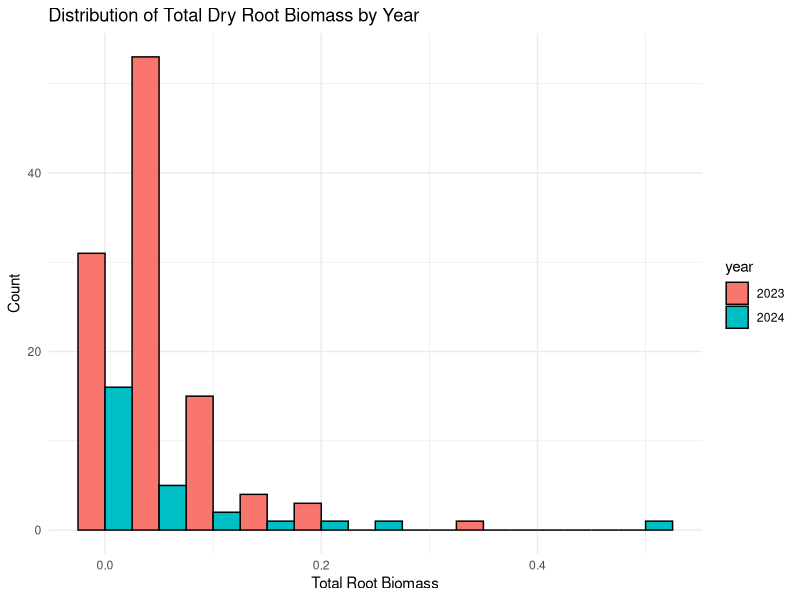
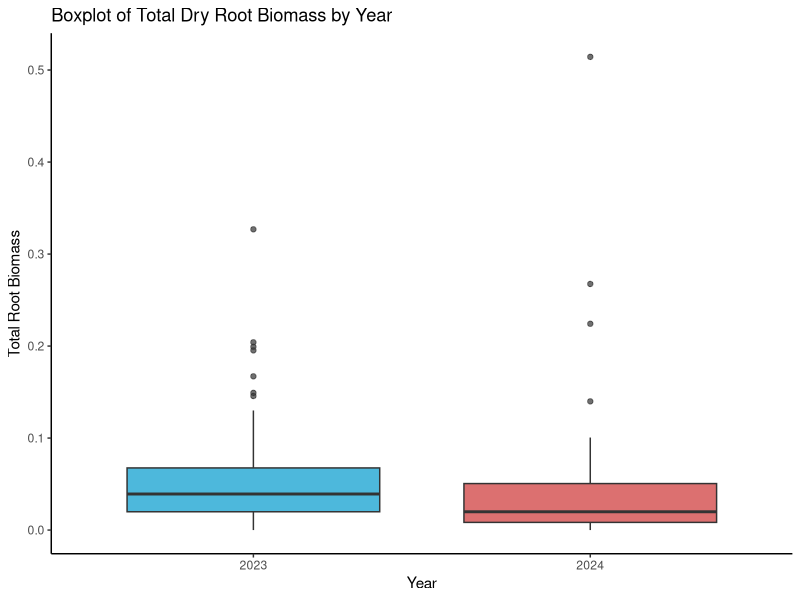
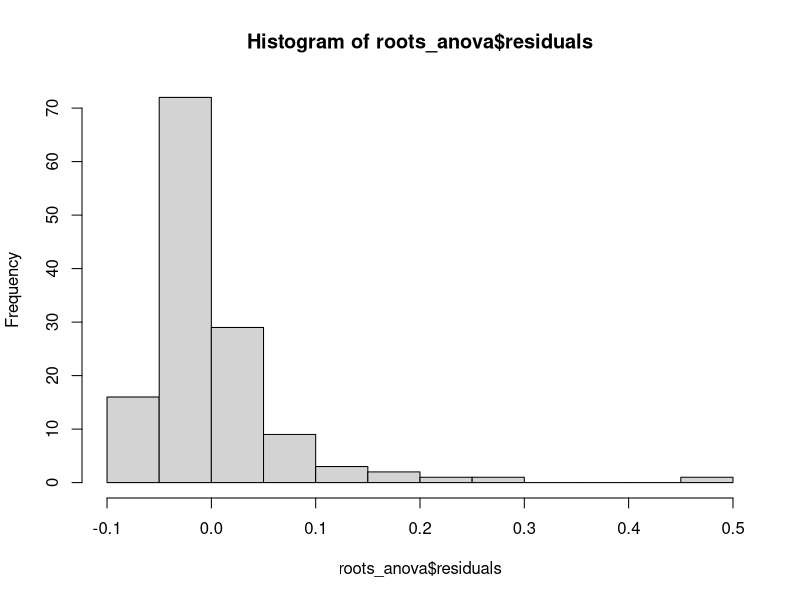
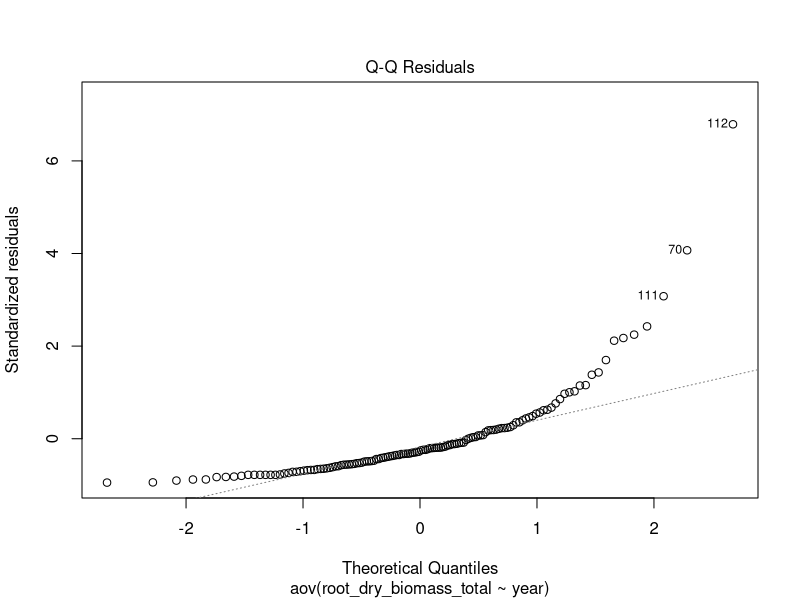
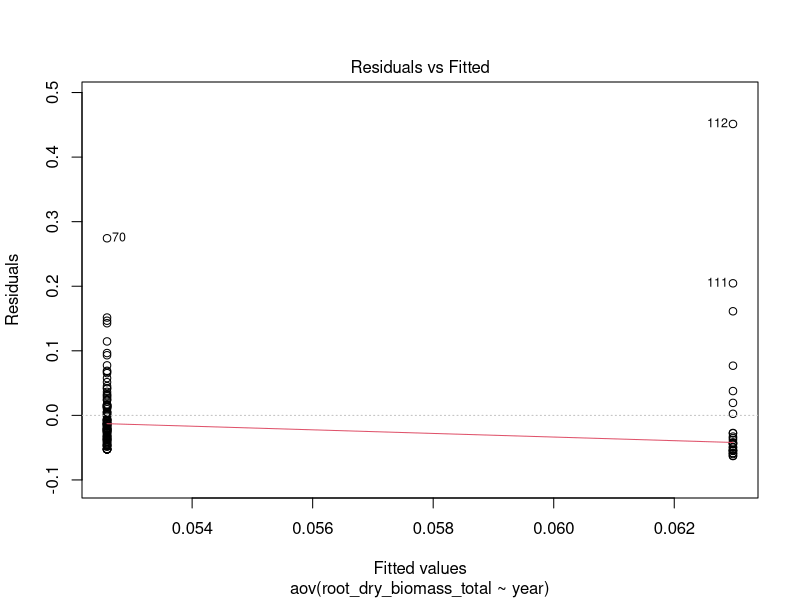

Source code (R) for these figures, in order:
# RQ1 ANALYSIS PART 1 : SIGNIFICANT DIFFERENCE BETWEEN 2023 AND 2024 ROOT BIOMASS?
# 14/01/2026 

# LOAD LIBRARIES -----
library(dplyr)
library(ggplot2)
library(tidyr)
library(readxl)

# LOAD DATA----
QHI_combined_data <- read_excel("datasets/QHI_roots_data/QHI_combined_data.xlsx")

# MAKE YEAR FACTOR VARIABLE ----
QHI_combined_data$year <- as.factor(QHI_combined_data$year)

# VISUALISE WITH HISTOGRAM----
ggplot(QHI_combined_data, aes(x = root_dry_biomass_total, fill= year)) +
  geom_histogram(binwidth = 0.05, position = "dodge", color = "black") +
  labs(title = "Distribution of Total Dry Root Biomass by Year",
       x = "Total Root Biomass",
       y = "Count") +
  theme_minimal()

# VISUALISING MEANS WITH BOXPLOT----
(root_boxplot<-ggplot(QHI_combined_data, aes(x = year, y = root_dry_biomass_total, fill = year)) +
    geom_boxplot(alpha = 0.7) +
    labs(title = "Boxplot of Total Dry Root Biomass by Year",
         x = "Year",
         y = "Total Root Biomass") +
    scale_fill_manual(values = c("2023" = "deepskyblue3", "2024" = "brown3")) +
    theme_classic()+
   theme(legend.position = "none")
)
# likely not significant as overlap of boxes and whiskers but let's check anyway

# SIMPLE ANOVA----
roots_anova <- aov(root_dry_biomass_total ~ year, data = QHI_combined_data)
summary(roots_anova)

# p= 0.478, no significant difference in overall root biomass between years 

# TRY AS LINEAR MODEL ----
roots_lm <- lm(root_dry_biomass_total ~ year, data = QHI_combined_data)
summary(roots_lm)

# CHECKING ASSUMPTIONS ----
# checking normality
hist(roots_anova$residuals)
plot(roots_anova, which = 2)
shapiro.test(roots_anova$residuals)
# not normally distributed 

# checking homoscedasticity
plot(roots_anova, which = 1)
bartlett.test(root_dry_biomass_total ~ year, data = QHI_combined_data)


# NON-PARAMETRIC TESTS?? -----
# Wilcox Test 
wilcox.test(root_dry_biomass_total ~ year, data = QHI_combined_data)
# p=0.06195 -> no statistically significant difference 
